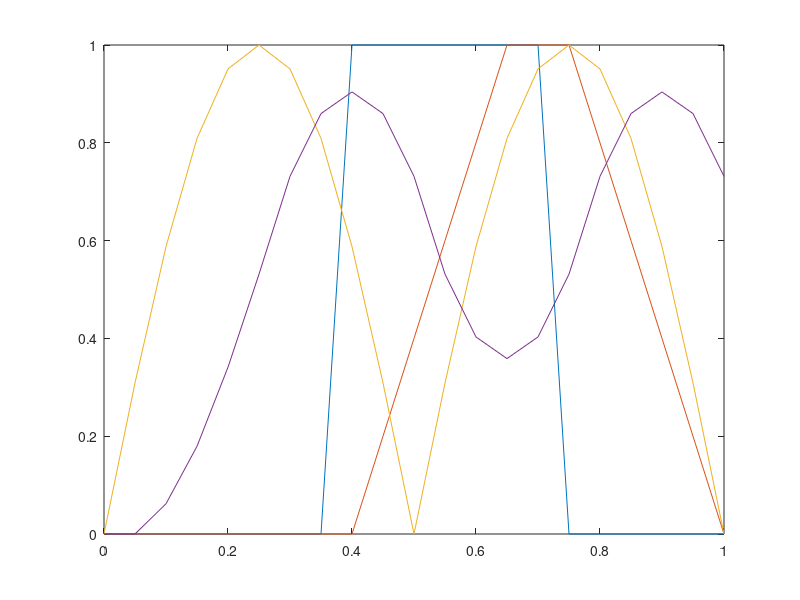

MATLAB code for this plot:
%%%%%%%%%%%%%%%%%%%%%%%%%%%%%%%%%%%%%%%%%%%%%%%%%%%%%%%%%%%%%%%%%%%%%%%%%%%%%%%%%%%%%%%%%%%%%%%%%%
% John Lasheski
% JohnLasheskihw1c.m
% October 19, 2014


%%%%%%%%%%%%%%%%%%%%%%%%%%%%%%%%%%%%%%%%%%%%%%%%%%%%%%%%%%%%%%%%%%%%%%%%%%%%%%%%%%%%%%%%%%%%%%%%%%%

% Set the sampling frequency (how many samples to take)
fs = 20;

% Set the sample rate Ts (time between samples)
Ts = 1/fs;

% create the vector of sample points for the waves for a total of 1 second
n=[0:Ts:1];


%%%%%%%%%%%%%%%%%%%%%%%%%
%Need to fix and comment this better
function p = triangle_pulse(t, delay, A)
	N = length(t);
	p = zeros(1,N);

	
	index = int32(N - delay);


	for i = (delay+1):int32(index/2 + delay + 1)
		p(i) = (i-delay)*A * (2/N);
	end

	for i = int32(index/2+delay):N
		p(i) = (N-i) * A * (2/N);
	end
end 	



function h = moving_average(v,weight)
	N = length(v);
	h = zeros(1,N);

	sum = 0;

	for i = 1:N
		
		for k = 1:(weight)
			if i > k
			    sum += v(i-k);
			end
		end

		h(i) = (1/weight)*sum;

		sum = 0;

	end
end



plot(n,triangle_pulse(n,3,1), n, moving_average(triangle_pulse(n,3,1),5), n, abs(sin(2*pi*n)), n, moving_average(abs(sin(2*pi*n)),5));	
